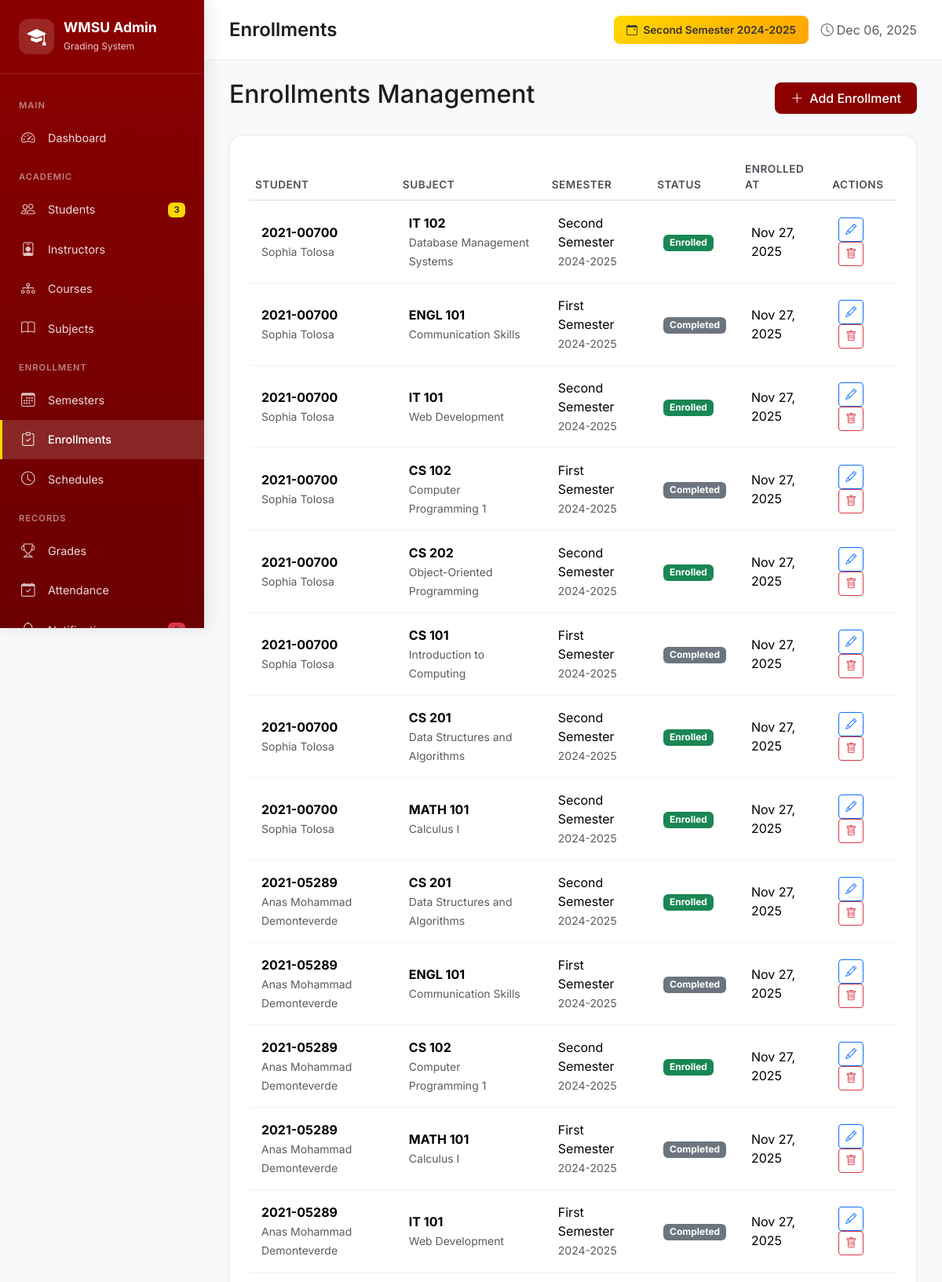
The app's page /admin/index.php?page=enrollments (signed in, upper part) with its own data.
### tables this page shows
CREATE TABLE `semesters` (
  `id` int(11) NOT NULL,
  `name` varchar(100) NOT NULL,
  `academic_year` varchar(20) NOT NULL,
  `semester_number` int(11) NOT NULL,
  `start_date` date DEFAULT NULL,
  `end_date` date DEFAULT NULL,
  `is_current` tinyint(1) DEFAULT 0,
  `created_at` timestamp NOT NULL DEFAULT current_timestamp()
);

CREATE TABLE `enrollments` (
  `id` int(11) NOT NULL,
  `student_id` int(11) NOT NULL,
  `subject_id` int(11) NOT NULL,
  `semester_id` int(11) NOT NULL,
  `status` enum('enrolled','dropped','completed') DEFAULT 'enrolled',
  `created_at` timestamp NOT NULL DEFAULT current_timestamp()
);

CREATE TABLE `students` (
  `id` int(11) NOT NULL,
  `student_id` varchar(20) NOT NULL,
  `email` varchar(255) NOT NULL,
  `password` varchar(255) NOT NULL,
  `first_name` varchar(100) NOT NULL,
  `last_name` varchar(100) NOT NULL,
  `middle_name` varchar(100) DEFAULT NULL,
  `course` varchar(20) DEFAULT NULL,
  `year_level` int(11) DEFAULT 1,
  `section` varchar(20) DEFAULT NULL,
  `contact_number` varchar(20) DEFAULT NULL,
  `address` text DEFAULT NULL,
  `profile_image` varchar(500) DEFAULT NULL,
  `status` enum('active','inactive','graduated','dropped') DEFAULT 'active',
  `created_at` timestamp NOT NULL DEFAULT current_timestamp(),
  `updated_at` timestamp NOT NULL DEFAULT current_timestamp() ON UPDATE current_timestamp()
);

CREATE TABLE `subjects` (
  `id` int(11) NOT NULL,
  `code` varchar(20) NOT NULL,
  `name` varchar(255) NOT NULL,
  `description` text DEFAULT NULL,
  `units` int(11) NOT NULL DEFAULT 3,
  `lecture_hours` int(11) DEFAULT 0,
  `lab_hours` int(11) DEFAULT 0,
  `instructor_id` int(11) DEFAULT NULL,
  `created_at` timestamp NOT NULL DEFAULT current_timestamp()
);

### admin/pages/enrollments.php (the view, shortened to what this page needs)
<?php
$enrollments = $db->query("
    SELECT e.*,
           st.student_id as student_number, st.first_name, st.last_name,
           sub.code as subject_code, sub.name as subject_name,
           sem.name as semester_name, sem.academic_year
    FROM enrollments e
    JOIN students st ON e.student_id = st.id
    JOIN subjects sub ON e.subject_id = sub.id
    JOIN semesters sem ON e.semester_id = sem.id
    ORDER BY sem.academic_year DESC, st.student_id ASC
")->fetchAll();
?>
<div class="d-flex justify-content-between align-items-center mb-4">
    <h2>Enrollments Management</h2>
    <button class="btn btn-wmsu" data-bs-toggle="modal" data-bs-target="#addEnrollmentModal">
        <i class="bi bi-plus-lg me-2"></i>Add Enrollment
    </button>
</div>
<div class="card">
    <div class="card-body">
        <div class="table-responsive">
            <table class="table table-hover">
                <thead>
                    <tr>
                        <th>Student</th>
                        <th>Subject</th>
                        <th>Semester</th>
                        <th>Status</th>
                        <th>Enrolled At</th>
                        <th>Actions</th>
                    </tr>
                </thead>
                <tbody>
                    <?php foreach ($enrollments as $enrollment): ?>
                    <tr>
                        <td>
                            <strong><?= htmlspecialchars($enrollment['student_number']) ?></strong><br>
                            <small class="text-muted"><?= htmlspecialchars($enrollment['first_name'] . ' ' . $enrollment['last_name']) ?></small>
                        </td>
                        <td>
                            <strong><?= htmlspecialchars($enrollment['subject_code']) ?></strong><br>
                            <small class="text-muted"><?= htmlspecialchars($enrollment['subject_name']) ?></small>
                        </td>
                        <td>
                            <?= htmlspecialchars($enrollment['semester_name']) ?><br>
                            <small class="text-muted"><?= htmlspecialchars($enrollment['academic_year']) ?></small>
                        </td>
                        <td>
                            <span class="badge <?= $enrollment['status'] === 'enrolled' ? 'bg-success' : ($enrollment['status'] === 'dropped' ? 'bg-danger' : 'bg-secondary') ?>">
                                <?= ucfirst($enrollment['status']) ?>
                            </span>
                        </td>
                        <td><?= date('M d, Y', strtotime($enrollment['created_at'])) ?></td>
                        <td>
                            <button class="btn btn-sm btn-outline-primary" onclick='editEnrollment(<?= json_encode($enrollment) ?>)'>
                                <i class="bi bi-pencil"></i>
                            </button>
                            <button class="btn btn-sm btn-outline-danger" onclick="deleteEnrollment(<?= $enrollment['id'] ?>)">
                                <i class="bi bi-trash"></i>
                            </button>
                        </td>
                    </tr>
                    <?php endforeach; ?>
                </tbody>
            </table>
        </div>
    </div>
</div>

### admin/index.php (shortened to what this page needs)
<?php
$isLoggedIn = isset($_SESSION['admin_logged_in']) && $_SESSION['admin_logged_in'] === true;
$page = $_GET['page'] ?? 'dashboard';
$db = null;
$stats = [];
if ($isLoggedIn) {
    try {
        $db = getConnection();
        $stats['students'] = $db->query("SELECT COUNT(*) as count FROM students")->fetch()['count'];
        $stats['active_students'] = $db->query("SELECT COUNT(*) as count FROM students WHERE status = 'active'")->fetch()['count'];
        $stats['subjects'] = $db->query("SELECT COUNT(*) as count FROM subjects")->fetch()['count'];
        $stats['instructors'] = $db->query("SELECT COUNT(*) as count FROM instructors")->fetch()['count'];
        $stats['enrollments'] = $db->query("SELECT COUNT(*) as count FROM enrollments WHERE status = 'enrolled'")->fetch()['count'];
        $stats['grades'] = $db->query("SELECT COUNT(*) as count FROM grades WHERE final_grade IS NOT NULL")->fetch()['count'];
        $stats['semesters'] = $db->query("SELECT COUNT(*) as count FROM semesters")->fetch()['count'];
        $stats['courses'] = $db->query("SELECT COUNT(*) as count FROM courses")->fetch()['count'];
        $stats['unread_notifications'] = $db->query("SELECT COUNT(*) as count FROM notifications WHERE read_at IS NULL")->fetch()['count'];
        $currentSemester = $db->query("SELECT * FROM semesters WHERE is_current = 1 LIMIT 1")->fetch();
    } catch (Exception $e) {
        $dbError = $e->getMessage();
    }
}
?>
<!DOCTYPE html>
<html lang="en">
<head>
    <link href="https://cdn.jsdelivr.net/npm/bootstrap@5.3.2/dist/css/bootstrap.min.css" rel="stylesheet">
    <link href="https://cdn.jsdelivr.net/npm/bootstrap-icons@1.11.1/font/bootstrap-icons.css" rel="stylesheet">
</head>
<body>
    <?php if (!$isLoggedIn): ?>
    <div class="login-container">
        <div class="login-card">
            <div class="text-center">
                <div class="logo-icon"><i class="bi bi-mortarboard-fill"></i></div>
                <h3>WMSU Grading System</h3>
                <p class="text-muted mb-4">Admin Dashboard</p>
            </div>
            <?php if (isset($loginError)): ?>
            <div class="alert alert-danger"><?= htmlspecialchars($loginError) ?></div>
            <?php endif; ?>
            <form method="POST">
                <div class="mb-4">
                    <label class="form-label fw-semibold">Admin Password</label>
                    <input type="password" name="password" class="form-control form-control-lg" placeholder="Enter password" required autofocus>
                </div>
                <button type="submit" name="admin_login" class="btn btn-wmsu btn-lg w-100">
                    <i class="bi bi-box-arrow-in-right me-2"></i>Login
                </button>
            </form>
            <p class="text-muted text-center mt-4 mb-0">
                <small><i class="bi bi-info-circle me-1"></i>Default password: admin123</small>
            </p>
        </div>
    </div>
    <?php else: ?>
    <div class="sidebar">
        <div class="sidebar-brand">
            <div class="sidebar-brand-icon"><i class="bi bi-mortarboard-fill"></i></div>
            <div>
                <h4>WMSU Admin</h4>
                <small>Grading System</small>
            </div>
        </div>
        <nav class="sidebar-nav">
            <div class="nav-section">Main</div>
            <a class="nav-link <?= $page === 'dashboard' ? 'active' : '' ?>" href="?page=dashboard">
                <i class="bi bi-speedometer2"></i> Dashboard
            </a>
            <div class="nav-section">Academic</div>
            <a class="nav-link <?= $page === 'students' ? 'active' : '' ?>" href="?page=students">
                <i class="bi bi-people"></i> Students
                <span class="badge"><?= $stats['active_students'] ?? 0 ?></span>
            </a>
            <a class="nav-link <?= $page === 'instructors' ? 'active' : '' ?>" href="?page=instructors">
                <i class="bi bi-person-badge"></i> Instructors
            </a>
            <a class="nav-link <?= $page === 'courses' ? 'active' : '' ?>" href="?page=courses">
                <i class="bi bi-diagram-3"></i> Courses
            </a>
            <a class="nav-link <?= $page === 'subjects' ? 'active' : '' ?>" href="?page=subjects">
                <i class="bi bi-book"></i> Subjects
            </a>
            <div class="nav-section">Enrollment</div>
            <a class="nav-link <?= $page === 'semesters' ? 'active' : '' ?>" href="?page=semesters">
                <i class="bi bi-calendar3"></i> Semesters
            </a>
            <a class="nav-link <?= $page === 'enrollments' ? 'active' : '' ?>" href="?page=enrollments">
                <i class="bi bi-clipboard-check"></i> Enrollments
            </a>
            <a class="nav-link <?= $page === 'schedules' ? 'active' : '' ?>" href="?page=schedules">
                <i class="bi bi-clock"></i> Schedules
            </a>
            <div class="nav-section">Records</div>
            <a class="nav-link <?= $page === 'grades' ? 'active' : '' ?>" href="?page=grades">
                <i class="bi bi-trophy"></i> Grades
            </a>
            <a class="nav-link <?= $page === 'attendance' ? 'active' : '' ?>" href="?page=attendance">
                <i class="bi bi-calendar-check"></i> Attendance
            </a>
            <a class="nav-link <?= $page === 'notifications' ? 'active' : '' ?>" href="?page=notifications">
                <i class="bi bi-bell"></i> Notifications
                <?php if (($stats['unread_notifications'] ?? 0) > 0): ?>
                <span class="badge bg-danger"><?= $stats['unread_notifications'] ?></span>
                <?php endif; ?>
            </a>
        </nav>
    </div>
    <div class="main-content">
        <div class="content-header">
            <h4>
                <?php
                $pageTitles = [
                    'dashboard' => 'Dashboard', 'students' => 'Students', 'instructors' => 'Instructors',
                    'courses' => 'Courses', 'subjects' => 'Subjects', 'semesters' => 'Semesters',
                    'enrollments' => 'Enrollments', 'schedules' => 'Schedules', 'grades' => 'Grades',
                    'attendance' => 'Attendance', 'notifications' => 'Notifications',
                ];
                echo $pageTitles[$page] ?? 'Dashboard';
                ?>
            </h4>
            <div class="d-flex align-items-center gap-3">
                <?php if ($currentSemester): ?>
                <span class="semester-badge">
                    <i class="bi bi-calendar-event me-1"></i>
                    <?= htmlspecialchars($currentSemester['name'] . ' ' . $currentSemester['academic_year']) ?>
                </span>
                <?php endif; ?>
                <span class="text-muted"><i class="bi bi-clock me-1"></i><?= date('M d, Y') ?></span>
            </div>
        </div>
        <div class="content-body">
            <?php
            switch ($page) {
                case 'enrollments': include 'pages/enrollments.php'; break;
                    ?>
                    <?php break;
            }
            ?>
        </div>
    </div>
    <?php endif; ?>
</body>
</html>

### admin/index.php (style rules this page uses)
:root { --wmsu-crimson: #8B0000; --wmsu-crimson-dark: #6B0000; --wmsu-gold: #FFD700; --sidebar-width: 260px; }
* { margin: 0; padding: 0; box-sizing: border-box; }
body { font-family: 'Inter', -apple-system, BlinkMacSystemFont, 'Segoe UI', Roboto, sans-serif; background-color: #f8f9fa; color: #1d1d1f; }
.sidebar { background: linear-gradient(180deg, var(--wmsu-crimson) 0%, var(--wmsu-crimson-dark) 100%); width: var(--sidebar-width); height: 100vh; position: fixed; left: 0; top: 0; z-index: 1000; overflow-y: auto; box-shadow: 4px 0 20px rgba(0,0,0,0.1); }
.sidebar-brand { padding: 1.5rem; color: white; border-bottom: 1px solid rgba(255,255,255,0.1); display: flex; align-items: center; gap: 12px; }
.sidebar-brand-icon { width: 45px; height: 45px; background: rgba(255,255,255,0.15); border-radius: 12px; display: flex; align-items: center; justify-content: center; font-size: 1.5rem; }
.sidebar-brand h4 { margin: 0; font-weight: 700; font-size: 1.1rem; }
.sidebar-brand small { opacity: 0.8; font-size: 0.75rem; }
.sidebar-nav { padding: 1rem 0; }
.nav-section { padding: 0.5rem 1.5rem; color: rgba(255,255,255,0.5); font-size: 0.7rem; text-transform: uppercase; letter-spacing: 1px; font-weight: 600; margin-top: 0.5rem; }
.nav-link { color: rgba(255,255,255,0.85) !important; padding: 0.75rem 1.5rem; display: flex; align-items: center; gap: 12px; border-left: 3px solid transparent; transition: all 0.2s ease; font-size: 0.9rem; text-decoration: none; }
.nav-link.active { color: white !important; background: rgba(255,255,255,0.15); border-left-color: var(--wmsu-gold); font-weight: 500; }
.nav-link i { width: 22px; font-size: 1.1rem; opacity: 0.9; }
.nav-link .badge { margin-left: auto; background: var(--wmsu-gold); color: #333; font-size: 0.7rem; }
.main-content { margin-left: var(--sidebar-width); min-height: 100vh; background: #f8f9fa; }
.content-header { background: white; padding: 1.25rem 2rem; border-bottom: 1px solid #e9ecef; display: flex; justify-content: space-between; align-items: center; position: sticky; top: 0; z-index: 100; }
.content-header h4 { margin: 0; font-weight: 600; }
.content-body { padding: 1.5rem 2rem; }
.card { border: none; border-radius: 16px; box-shadow: 0 2px 12px rgba(0,0,0,0.04); overflow: hidden; border: 1px solid #e9ecef; }
.card-body { padding: 1.5rem; }
.table { margin-bottom: 0; }
.table th { font-weight: 600; color: #495057; border-bottom: 2px solid #e9ecef; font-size: 0.85rem; text-transform: uppercase; letter-spacing: 0.5px; }
.table td { vertical-align: middle; padding: 1rem; border-color: #f1f3f4; }
.btn-wmsu { background: var(--wmsu-crimson); color: white; border: none; font-weight: 500; padding: 0.5rem 1.25rem; border-radius: 8px; transition: all 0.2s; }
.semester-badge { background: linear-gradient(135deg, var(--wmsu-gold), #FFA500); color: #333; padding: 0.5rem 1rem; border-radius: 8px; font-weight: 600; font-size: 0.85rem; }

### records on screen
semesters: name+academic_year "Second Semester 2024-2025"
enrollments: student.student_id "2021-00700", student.last_name "Sophia Tolosa", subject.code "IT 102", subject.name "Database Management Systems", semester.name "Second Semester", semester.academic_year "2024-2025", status "Enrolled", created_at "Nov 27, 2025"
enrollments: student.student_id "2021-00700", student.last_name "Sophia Tolosa", subject.code "ENGL 101", subject.name "Communication Skills", semester.name "First Semester", semester.academic_year "2024-2025", status "Completed", created_at "Nov 27, 2025"
enrollments: student.student_id "2021-00700", student.last_name "Sophia Tolosa", subject.code "IT 101", subject.name "Web Development", semester.name "Second Semester", semester.academic_year "2024-2025", status "Enrolled", created_at "Nov 27, 2025"
enrollments: student.student_id "2021-00700", student.last_name "Sophia Tolosa", subject.code "CS 102", subject.name "Computer Programming 1", semester.name "First Semester", semester.academic_year "2024-2025", status "Completed", created_at "Nov 27, 2025"
enrollments: student.student_id "2021-00700", student.last_name "Sophia Tolosa", subject.code "CS 202", subject.name "Object-Oriented Programming", semester.name "Second Semester", semester.academic_year "2024-2025", status "Enrolled", created_at "Nov 27, 2025"
enrollments: student.student_id "2021-00700", student.last_name "Sophia Tolosa", subject.code "CS 101", subject.name "Introduction to Computing", semester.name "First Semester", semester.academic_year "2024-2025", status "Completed", created_at "Nov 27, 2025"
enrollments: student.student_id "2021-00700", student.last_name "Sophia Tolosa", subject.code "CS 201", subject.name "Data Structures and Algorithms", semester.name "Second Semester", semester.academic_year "2024-2025", status "Enrolled", created_at "Nov 27, 2025"
enrollments: student.student_id "2021-00700", student.last_name "Sophia Tolosa", subject.code "MATH 101", subject.name "Calculus I", semester.name "Second Semester", semester.academic_year "2024-2025", status "Enrolled", created_at "Nov 27, 2025"
enrollments: student.student_id "2021-05289", student.last_name "Anas Mohammad Demonteverde", subject.code "CS 201", subject.name "Data Structures and Algorithms", semester.name "Second Semester", semester.academic_year "2024-2025", status "Enrolled", created_at "Nov 27, 2025"
enrollments: student.student_id "2021-05289", student.last_name "Anas Mohammad Demonteverde", subject.code "ENGL 101", subject.name "Communication Skills", semester.name "First Semester", semester.academic_year "2024-2025", status "Completed", created_at "Nov 27, 2025"
enrollments: student.student_id "2021-05289", student.last_name "Anas Mohammad Demonteverde", subject.code "CS 102", subject.name "Computer Programming 1", semester.name "Second Semester", semester.academic_year "2024-2025", status "Enrolled", created_at "Nov 27, 2025"
enrollments: student.student_id "2021-05289", student.last_name "Anas Mohammad Demonteverde", subject.code "MATH 101", subject.name "Calculus I", semester.name "First Semester", semester.academic_year "2024-2025", status "Completed", created_at "Nov 27, 2025"
enrollments: student.student_id "2021-05289", student.last_name "Anas Mohammad Demonteverde", subject.code "IT 101", subject.name "Web Development", semester.name "First Semester", semester.academic_year "2024-2025", status "Completed", created_at "Nov 27, 2025"

### other values on screen
$stats['active_students'] "3"
$pageTitles[$page] "Enrollments"
